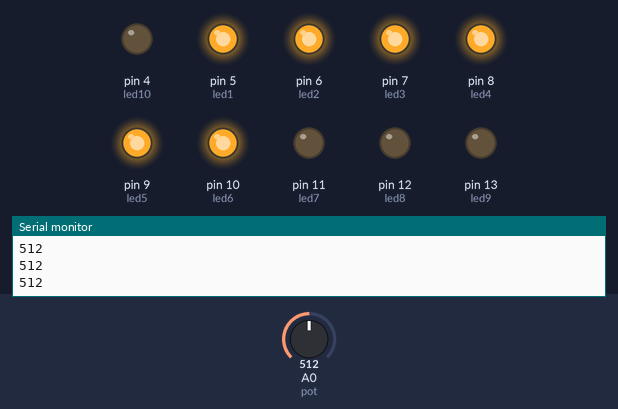
Recording of a sketch running on a simulated Arduino Uno, built with avr-gcc and run on an emulated ATmega328P. Parts: output pins drawn as LEDs (lit = HIGH), the last lines printed to the serial monitor. The test bench sets the inputs (shaded band); at power-on: A0 (pot) = 512.

Above: at 1.2 s.
1.3 s: A0 (pot) set to 570
At 2.5 s:
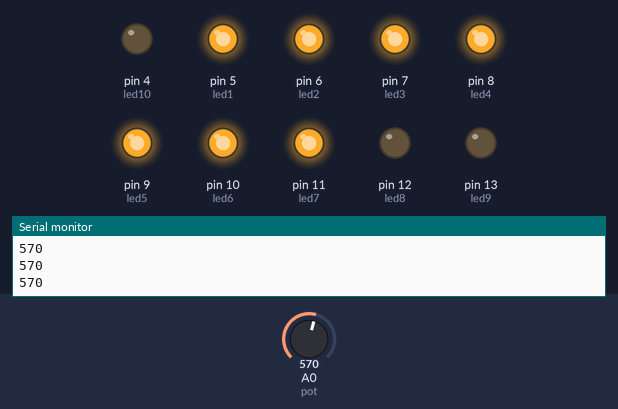
2.8 s: A0 (pot) set to 716
At 3.9 s:
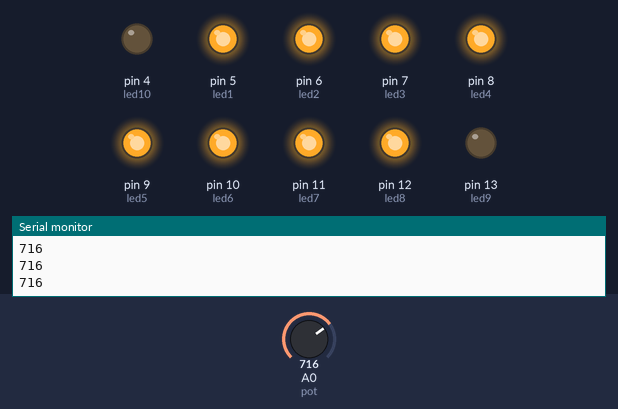
4.3 s: A0 (pot) set to 810
At 5.0 s:
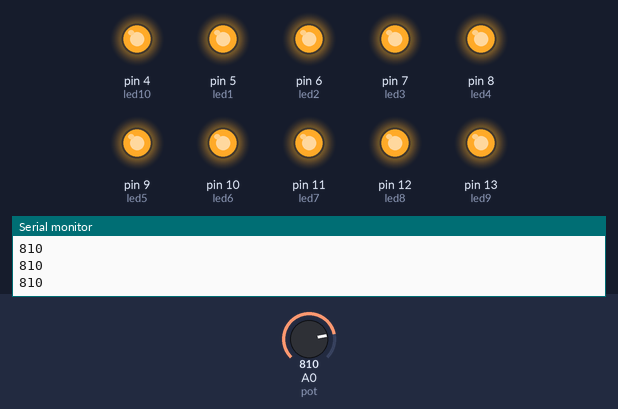
5.8 s: A0 (pot) set to 790
At 6.2 s:
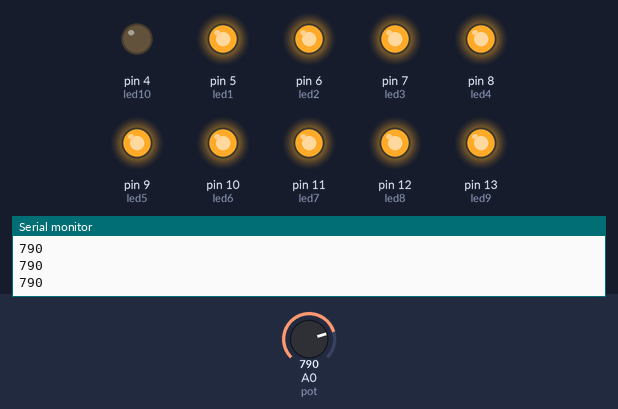
7.3 s: A0 (pot) set to 390
At 8.5 s:
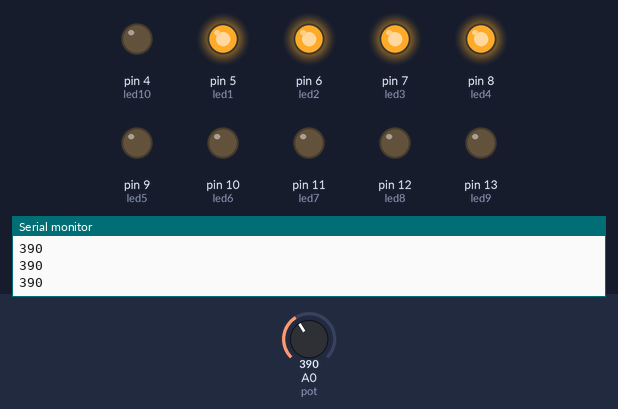
8.8 s: A0 (pot) set to 511
At 9.7 s:
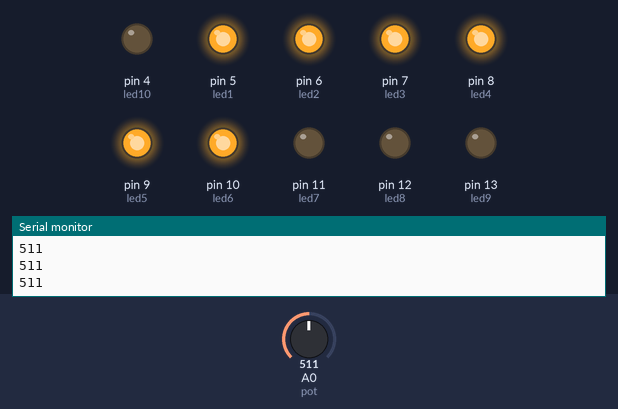
Timing chart, 0 to 11.3 s (numbered marks = the images above; inputs shaded):
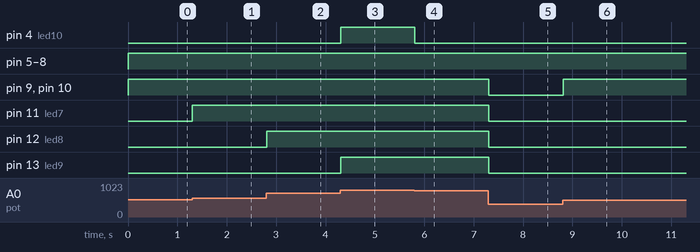

The sketch:

exercicio_9_codigo.ino.ino
```cpp
// C++ code
//
const int led1 = 5;
const int led2 = 6;
const int led3 = 7;
const int led4 = 8;
const int led5 = 9;
const int led6 = 10;
const int led7 = 11;
const int led8 = 12;
const int led9 = 13;
const int led10 = 4;

const int pot = 0;
int var = 0;

void setup()
{
  pinMode(led1, OUTPUT);
  pinMode(led2, OUTPUT);
  pinMode(led3, OUTPUT);
  pinMode(led4, OUTPUT);
  pinMode(led5, OUTPUT);
  pinMode(led6, OUTPUT);
  pinMode(led7, OUTPUT);
  pinMode(led8, OUTPUT);
  pinMode(led9, OUTPUT);
  pinMode(led10, OUTPUT);
  Serial.begin(9600);
}

void loop()
{
  var = analogRead(pot);
  Serial.println(var);

  if(var > 80){
  digitalWrite(led1,HIGH);
  }else{
  digitalWrite(led1, LOW);
  }
  if(var > 160){
  digitalWrite(led2,HIGH);
  }else{
  digitalWrite(led2, LOW);
  }
  if(var > 240){
  digitalWrite(led3,HIGH);
  }else{
  digitalWrite(led3, LOW);
  }
  if(var > 320){
  digitalWrite(led4,HIGH);
  }else{
  digitalWrite(led4, LOW);
  }
  if(var > 400){
  digitalWrite(led5,HIGH);
  }else{
  digitalWrite(led5, LOW);
  }
  if(var > 480){
  digitalWrite(led6,HIGH);
  }else{
  digitalWrite(led6, LOW);
  }
  if(var > 560){
  digitalWrite(led7,HIGH);
  }else{
  digitalWrite(led7, LOW);
  }
  if(var > 640){
  digitalWrite(led8,HIGH);
  }else{
  digitalWrite(led8, LOW);
  }
  if(var > 720){
  digitalWrite(led9,HIGH);
  }else{
  digitalWrite(led9, LOW);
  }
  if(var > 800){
  digitalWrite(led10,HIGH);
  }else{
  digitalWrite(led10, LOW);
  }
  }

 
```

Measured:
- after the input at 1.3 s, pin 11 (led7): LOW → HIGH at once
- after the input at 2.8 s, pin 12 (led8): LOW → HIGH at once
- after the input at 4.3 s, pin 4 (led10), pin 13 (led9): LOW → HIGH at once
- after the input at 5.8 s, pin 4 (led10): HIGH → LOW at once
- after the input at 7.3 s, pin 9 (led5), pin 10 (led6), pin 11 (led7), pin 12 (led8), pin 13 (led9): HIGH → LOW at once
- after the input at 8.8 s, pin 9 (led5), pin 10 (led6): LOW → HIGH at once
